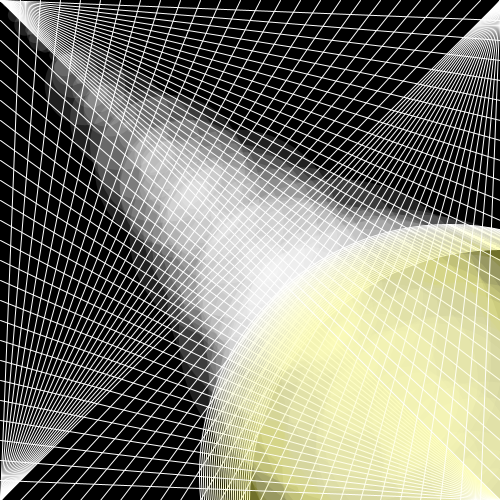
Frame 1 (no input)
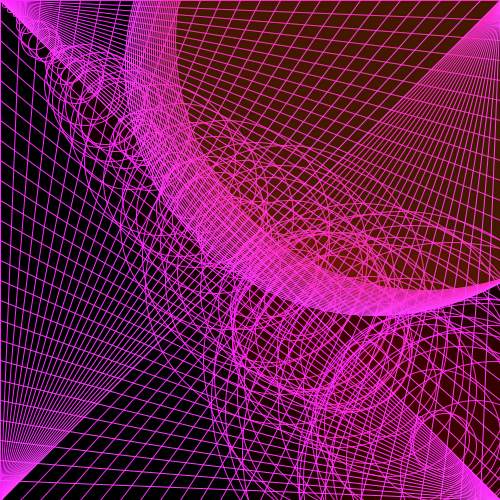
Frame 60 (the mouse pressed at the canvas centre just before this capture)
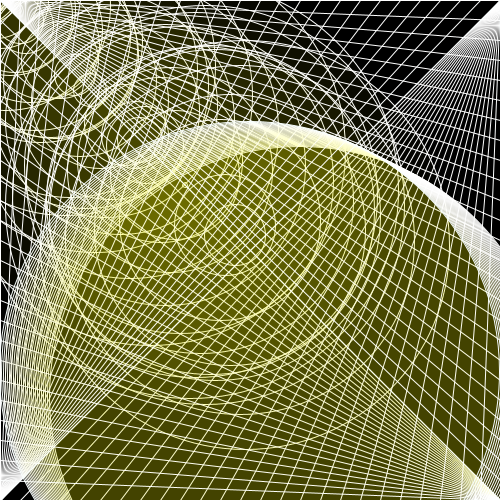
Frame 120 (the mouse held since frame 60 and released just before this capture)

The Processing sketch that drew these frames (run headless with seeded random() and noise(); from frame 60 on, the mouse is pressed at the canvas centre):

// Processing sketch: processing_97661
// ── processing_97661.pde

int mida = 3;
int radi = mida/2;
float pX = 500;
float vX = 2;
float pY = 500;
float vY = 1;



void setup() {
  size(500, 500);
  stroke(0,255,255);
  pX = width;
  pY = height;
  vX = 2;
  vY = 1;
   noStroke();
  fill(255,32);
  
  
}
void draw() {
  background(0);
  
  for (int i = 0; i < width; i+=5) {
    float mida = random(i);
    ellipse(i-mouseY, i-mouseY,mida,mida);
  }
  
  for (int i = 0; i <= height; i = i + 20) { 
    
    //línees puntes
    line(0,0,width,i);
    line(width,height,0,i);
    line(width,0,i,height);
    line(0,width,i,0);
    
    
    pX = pX + vX;
    pY = pY + vY;
    
  // eix x
  if (pX + radi > width) {
 
    vX = -vX;
    pX = width -radi;
  }
   if (pX-radi <1) {
    vX = -vX;
    pX = radi;
  }
  
  //eix y
    if (pY + radi > height) {
    //pX = 0;
    vY = -vY;
    pY = height -radi;
  }
   if (pY-radi <1) {
     vY = -vY;
    pY = radi;
  }
  
    //1 boles boges
    fill(pX, pY, mida, mida);

    strokeWeight(1);
    stroke(pX, pY, width, height);
    ellipse(pX, pY, width, height);

    
  }
}
